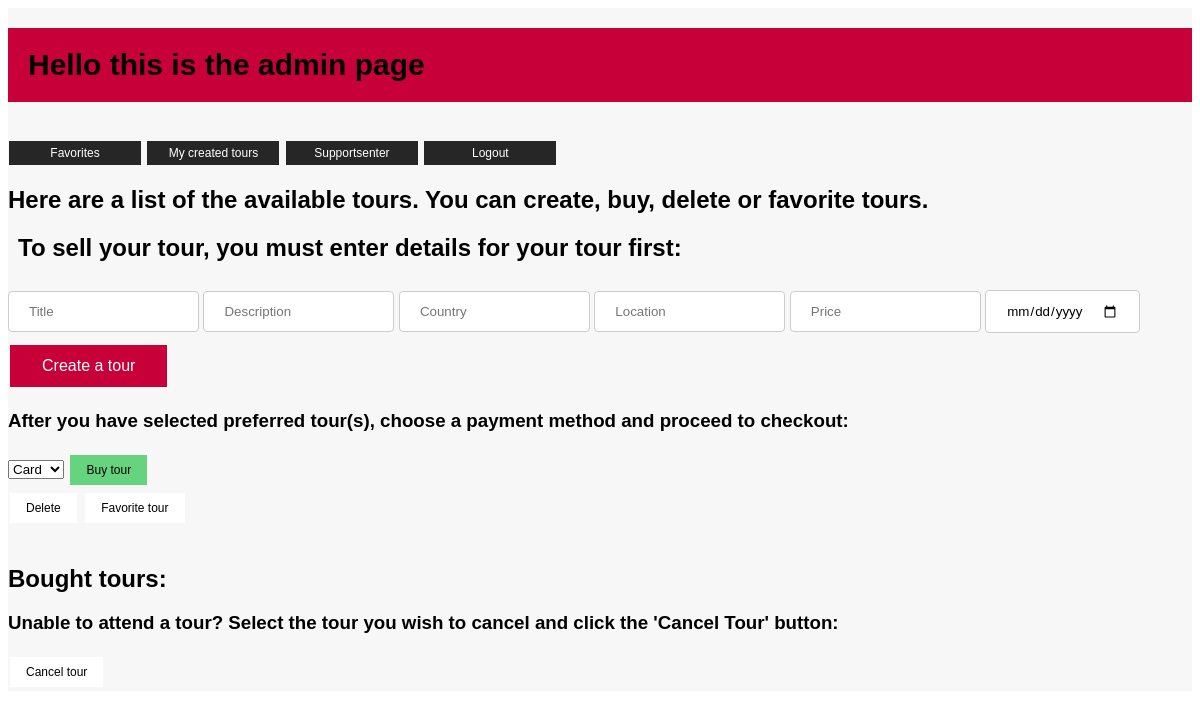
The app's page /adminpage, older data.
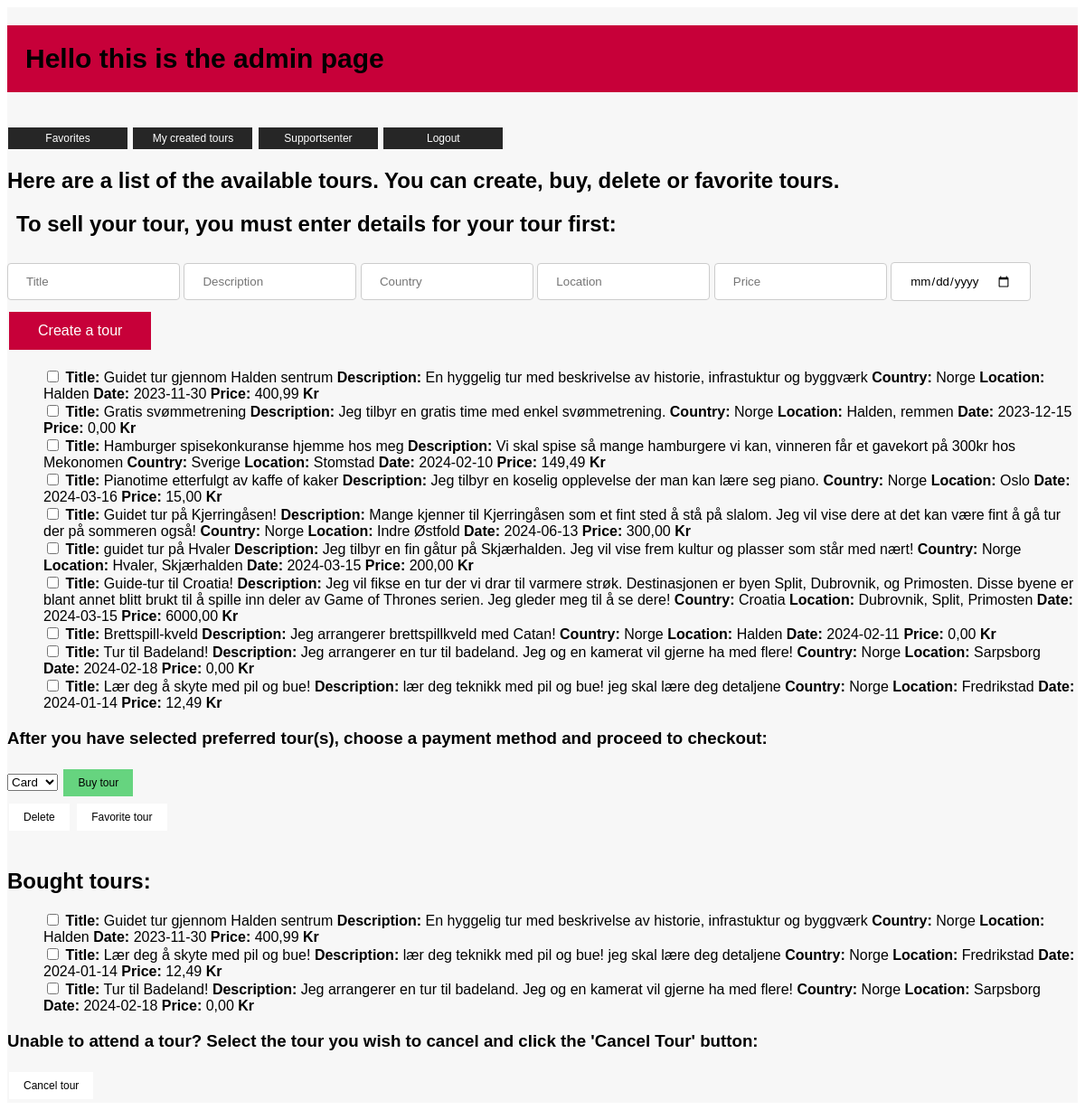
The same page, newer data.
### tables this page shows
CREATE TABLE Tour(
                ID INTEGER PRIMARY KEY AUTOINCREMENT,
                Title TEXT,
                Description TEXT,
                Country TEXT,
                Location TEXT,
                Date DATETIME,
                Price DECIMAL(10, 2),
                CreatedBy 
    );

CREATE TABLE TourBooked(
                ID INTEGER PRIMARY KEY AUTOINCREMENT,
                User_ID INTEGER,
                Tour_ID INTEGER
    );

### app.py (the view)
@application.route('/adminpage')
def adminpage():
    global global_user_id
    list_tours = get_list_tours()
    list_of_bought_tours = get_list_of_user_bought_tours(global_user_id)
    list_of_users = get_user_list()
    is_admin = get_user_online_is_admin()
    logging("went to admin page")
    return render_template('/adminpage.html', is_admin=is_admin, list_of_tours=list_tours, list_of_bought_tours=list_of_bought_tours, users=list_of_users)

### backend/autentication/admin.py (called while the page is built)
def logging(action):
    timestamp = datetime.now()
    name = get_user_online()
    namestamp = f'{timestamp:Date: %d.%m.%y Time: %H:%M} User: {name} {action} '
    with open(path, 'a') as file:
        print(namestamp, file=file)

### backend/autentication/login.py (called while the page is built)
def get_user_online():
    pathing = os.path.dirname(__file__) + "/user_online.json"
    try:
        with open(pathing, 'r') as file:
            data = json.load(file)
            return data.get('user_online', '')
    except FileNotFoundError:
        return r'user_online.json File Not Found'

def get_user_online_is_admin():
    admin_check = get_user_online()
    if admin_get(admin_check):
        return True
    else:
        return False

### backend/database/Tour.py (called while the page is built)
def list_tours():
    db = sqlite3.connect(pathing)
    cursor = db.cursor()
    cursor.execute("SELECT * from Tour")
    list = cursor.fetchall()
    return list

def get_user_list():
    db = sqlite3.connect(pathing)
    cursor = db.cursor()
    cursor.execute("SELECT ID, Username FROM User")
    users = cursor.fetchall()
    return users

### backend/database/Tour_advanced.py (called while the page is built)
def list_of_user_bought_tours(global_id):
    db = sqlite3.connect(pathing)
    cursor = db.cursor()
    cursor.execute('''SELECT TourBooked.ID, Tour.Title, Tour.Description, Tour.Country, Tour.Location, Tour.Date, Tour.Price
        FROM Tour
        INNER JOIN TourBooked on Tour.ID = TourBooked.Tour_ID
        WHERE TourBooked.User_ID = ?
        ORDER BY Tour.Title''', (global_id,))
    list_of_bought_tours = cursor.fetchall()
    db.close()
    return list_of_bought_tours

### backend/database/user.py (called while the page is built)
def admin_get(Username):
    con = sqlite3.connect(pathing)
    cur = con.cursor()
    try:
        con = sqlite3.connect(pathing)
        cur = con.cursor()
        cur.execute("SELECT Admin FROM User WHERE Username = ?", (Username,))
        admin = cur.fetchone()
        return admin[0]
    except:
        print("FEIL I ADMIN_GET")

### backend/handler/tour_handler.py (called while the page is built)
def get_list_tours():
    return list_tours()

def get_list_of_user_bought_tours(global_id):
    return list_of_user_bought_tours(global_id)

### frontend/templates/adminpage.html (shortened to what this page needs)
<!DOCTYPE html>
<html lang="en">
<head>
    <link rel="stylesheet" type="text/css" href="{{ url_for('static', filename='css/adminpage.css') }}">
</head>
<body>
<div id="grid">
    <div id="colored_body">
    <h1 id="intro">Hello this is the admin page</h1><br>
    <a href="{{ url_for('favorites') }}" class="top_links_styling">Favorites</a>
    <a href="{{ url_for('my_created_tours') }}" class="top_links_styling">My created tours</a>
    <a href="{{ url_for('support_senter') }}" class="top_links_styling">Supportsenter</a>
    <a href="{{ url_for('index') }}" class="top_links_styling">Logout</a>
    <h2>Here are a list of the available tours. You can create, buy, delete or favorite tours.</h2>
    <h2 id="instruction">To sell your tour, you must enter details for your tour first:</h2>
    <form action="/admin_create_a_tour" method="POST" id="form_create_tour_input">
        <input type="text" name="Title" placeholder="Title" class="input_styling">
        <input type="text" name="Description" placeholder="Description" class="input_styling">
        <input type="text" name="Country" placeholder="Country" class="input_styling">
        <input type="text" name="Location" placeholder="Location" class="input_styling">
        <input type="price" name="Price" placeholder="Price" class="input_styling">
        <input type="date" name="Date" class="input_styling">
        <button type="submit" class="tour_button_styling">Create a tour</button>
    </form>
    <form action="/admin_checkbox_tour" method="POST" id="available_tours">
        <ul>
            {% for tour in list_of_tours %}
            <li>
                <input type="checkbox" name="checkbox_row" value="{{ tour[0] }}">
                <strong>Title:</strong> {{ tour[1] }}
                <strong>Description:</strong> {{ tour[2] }}
                <strong>Country:</strong> {{ tour[3] }}
                <strong>Location:</strong> {{ tour[4] }}
                <strong>Date:</strong> {{ tour[5] }}
                <strong>Price:</strong> {{ tour[6] }} <strong>Kr</strong>
            </li>
            {% endfor %}
        </ul>
        <h3>After you have selected preferred tour(s), choose a payment method and proceed to checkout:</h3>
        <select id="dropdown">
            <option value="valg1">Card</option>
        </select>
        <button type="submit" name="handle_action" value="buy" class="checkbox_buy_button_styling">Buy tour</button><br>
        <button type="submit" name="handle_action" value="delete" class="checkbox_button_styling">Delete</button>
        <button type="submit" name="handle_action" value="favorite" class="checkbox_button_styling">Favorite tour</button>
    </form> <br>
    <h2>Bought tours:</h2>
    <form action="/admin_remove_bought_tour" method="POST" id="bought_tours">
        <ul>
            {% for tour in list_of_bought_tours %}
            <li>
                <input type="checkbox" name="checkbox_bought_tour" value="{{ tour[0] }}">
                <strong>Title:</strong> {{ tour[1] }}
                <strong>Description:</strong> {{ tour[2] }}
                <strong>Country:</strong> {{ tour[3] }}
                <strong>Location:</strong> {{ tour[4] }}
                <strong>Date:</strong> {{ tour[5] }}
                <strong>Price:</strong> {{ tour[6] }} <strong>Kr</strong>
            </li>
            {% endfor %}
        </ul>
        <h3>Unable to attend a tour? Select the tour you wish to cancel and click the 'Cancel Tour' button:</h3>
        <button type="submit" name="handle_action" value="delete" class="checkbox_button_styling">Cancel tour</button>
    </form>
    </div>
</div>
</body>
</html>

### static/css/adminpage.css (style rules this page uses)
* { font-family: "Gill Sans", sans-serif; }
#grid { display: grid; grid-template-columns: 1fr 1fr 1fr 1fr 1fr grid-template-rows: 1fr 1fr 1fr 1fr 1fr 1fr }
#intro { font-decoration: none; font-size: 30px; font-weight: 900; grid-column: 2/4; grid-row: 1/2; background-color: #C70039; padding: 20px; }
#instruction { font-decoration: none; grid-column: 2/5; grid-row: 1/2; padding-left: 10px; }
#form_create_tour_input { grid-column: 2/4; grid-row: 2/3; }
.input_styling { padding: 12px 20px; margin: 8px 0; display: inline-block; border: 1px solid #ccc; border-radius: 4px; box-sizing: border-box; }
.tour_button_styling { background-color: #C70039; border: none; color: white; padding: 12px 32px; text-align: center; text-decoration: none; display: inline-block; font-size: 16px; margin: 4px 2px; cursor: pointer; }
.checkbox_button_styling { background-color: #ffffff; border: none; color: black; padding: 8px 16px; text-align: center; text-decoration: none; display: inline-block; font-size: 12px; margin: 4px 2px; cursor: pointer; }
.checkbox_buy_button_styling { background-color: #66d47f; border: none; color: black; padding: 8px 16px; text-align: center; text-decoration: none; display: inline-block; font-size: 12px; margin: 4px 2px; cursor: pointer; }
.top_links_styling { background-color: #262626; border: none; color: white; padding: 5px 16px; width: 100px; text-align: center; text-decoration: none; display: inline-block; font-size: 12px; margin: 1px 1px; cursor: pointer; }
#available_tours { grid-column: 2/4; grid-row: 3/4; }
#bought_tours { grid-column: 2/4; grid-row: 5/6; }
#colored_body { grid-column: 2/4; grid-row: 1/6; background-color: #F7F7F7; }
ul { list-style-type: none; }

Row changes from the older to the newer data that the page shows:
added Tour: Title "Guidet tur gjennom Halden sentrum", Description "En hyggelig tur med beskrivelse av historie, infrastuktur og byggværk", Country "Norge", Location "Halden", Date "2023-11-30", Price "400,99"
added Tour: Title "Gratis svømmetrening", Description "Jeg tilbyr en gratis time med enkel svømmetrening.", Country "Norge", Location "Halden, remmen", Date "2023-12-15", Price "0,00"
added Tour: Title "Hamburger spisekonkuranse hjemme hos meg", Description "Vi skal spise så mange hamburgere vi kan, vinneren får et gavekort på 300kr hos Mekonomen", Country "Sverige", Location "Stomstad", Date "2024-02-10", Price "149,49"
added Tour: Title "Pianotime etterfulgt av kaffe of kaker", Description "Jeg tilbyr en koselig opplevelse der man kan lære seg piano.", Country "Norge", Location "Oslo", Date "2024-03-16", Price "15,00"
added Tour: Title "Guidet tur på Kjerringåsen!", Description "Mange kjenner til Kjerringåsen som et fint sted å stå på slalom. Jeg vil vise dere at det kan være fint å gå tur der på sommeren også!", Country "Norge", Location "Indre Østfold", Date "2024-06-13", Price "300,00"
added Tour: Title "guidet tur på Hvaler", Description "Jeg tilbyr en fin gåtur på Skjærhalden. Jeg vil vise frem kultur og plasser som står med nært!", Country "Norge", Location "Hvaler, Skjærhalden", Date "2024-03-15", Price "200,00"
added Tour: Title "Guide-tur til Croatia!", Description "Jeg vil fikse en tur der vi drar til varmere strøk. Destinasjonen er byen Split, Dubrovnik, og Primosten. Disse byene er blant annet blitt brukt til å spille inn deler av Game of Thrones serien. Jeg gleder meg til å se dere!", Country "Croatia", Location "Dubrovnik, Split, Primosten", Date "2024-03-15", Price "6000,00"
added Tour: Title "Brettspill-kveld", Description "Jeg arrangerer brettspillkveld med Catan!", Country "Norge", Location "Halden", Date "2024-02-11", Price "0,00"
added Tour: Title "Tur til Badeland!", Description "Jeg arrangerer en tur til badeland. Jeg og en kamerat vil gjerne ha med flere!", Country "Norge", Location "Sarpsborg", Date "2024-02-18", Price "0,00"
added Tour: Title "Lær deg å skyte med pil og bue!", Description "lær deg teknikk med pil og bue! jeg skal lære deg detaljene", Country "Norge", Location "Fredrikstad", Date "2024-01-14", Price "12,49"
added TourBooked: Title "Guidet tur gjennom Halden sentrum", Description "En hyggelig tur med beskrivelse av historie, infrastuktur og byggværk", Country "Norge", Location "Halden", Date "2023-11-30", Price "400,99"
added TourBooked: Title "Lær deg å skyte med pil og bue!", Description "lær deg teknikk med pil og bue! jeg skal lære deg detaljene", Country "Norge", Location "Fredrikstad", Date "2024-01-14", Price "12,49"
added TourBooked: Title "Tur til Badeland!", Description "Jeg arrangerer en tur til badeland. Jeg og en kamerat vil gjerne ha med flere!", Country "Norge", Location "Sarpsborg", Date "2024-02-18", Price "0,00"
